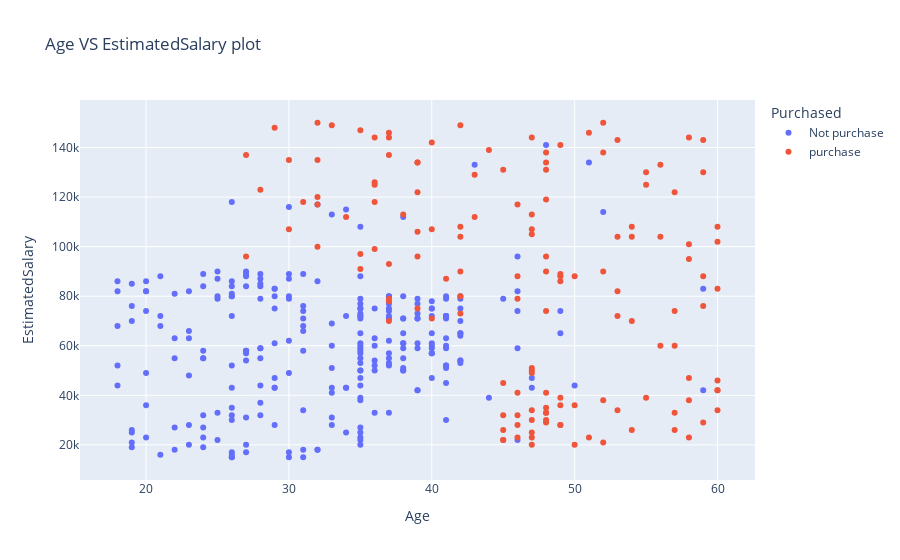

Notebook code for this chart:
### Code cell
#scatter plot for how user is distributed
fig = px.scatter(
    df, x='Age', y='EstimatedSalary',
    title="Age VS EstimatedSalary plot",
    color=df["Purchased"].map({0: "Not purchase", 1: "purchase"}),
    labels={'color': 'Purchased'}
)
fig.show()

### Figure 1 — Plotly figure (JSON) as saved in the notebook; plotly's stock layout.template omitted (floating-point values rounded to 4 significant figures; data arrays with more than 128 entries replaced by an {"elided": "..."} marker saying what was removed)
{"data": [{"hovertemplate": "Purchased=Not purchase<br>Age=%{x}<br>EstimatedSalary=%{y}<extra></extra>", "legendgroup": "Not purchase", "marker": {"color": "#636efa", "symbol": "circle"}, "mode": "markers", "name": "Not purchase", "orientation": "v", "showlegend": true, "type": "scatter", "x": {"elided": "257 int values"}, "xaxis": "x", "y": {"elided": "257 int values"}, "yaxis": "y"}, {"hovertemplate": "Purchased=purchase<br>Age=%{x}<br>EstimatedSalary=%{y}<extra></extra>", "legendgroup": "purchase", "marker": {"color": "#EF553B", "symbol": "circle"}, "mode": "markers", "name": "purchase", "orientation": "v", "showlegend": true, "type": "scatter", "x": {"elided": "143 int values"}, "xaxis": "x", "y": {"elided": "143 int values"}, "yaxis": "y"}], "layout": {"legend": {"title": {"text": "Purchased"}, "tracegroupgap": 0}, "title": {"text": "Age VS EstimatedSalary plot"}, "xaxis": {"anchor": "y", "domain": [0, 1], "title": {"text": "Age"}}, "yaxis": {"anchor": "x", "domain": [0, 1], "title": {"text": "EstimatedSalary"}}}}
